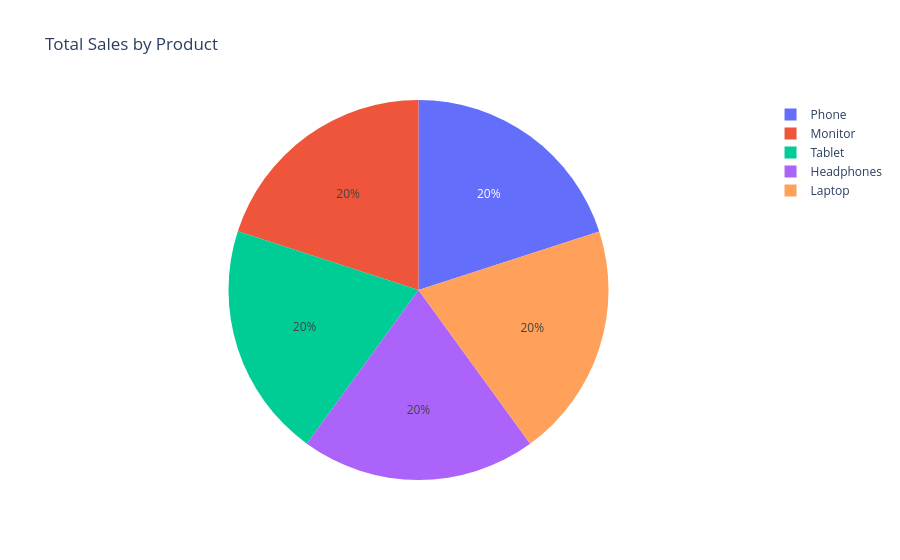

Source (notebook cell):
### Code cell
figure = px.pie(product_sales, values="total_sales", names="product", title="Total Sales by Product")
figure.show()

### Figure 1 — Plotly figure (JSON) as saved in the notebook; plotly's stock layout.template omitted (floating-point values rounded to 4 significant figures)
{"data": [{"domain": {"x": [0, 1], "y": [0, 1]}, "hovertemplate": "product=%{label}<br>total_sales=%{value}<extra></extra>", "labels": ["Phone", "Tablet", "Laptop", "Monitor", "Headphones"], "legendgroup": "", "name": "", "showlegend": true, "type": "pie", "values": [524961018, 524499274, 524252381, 524656365, 524469757]}], "layout": {"legend": {"tracegroupgap": 0}, "title": {"text": "Total Sales by Product"}}}
